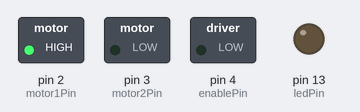
A sketch run on a simulated Arduino Uno, built with avr-gcc and run on an emulated ATmega328P. Parts: switched loads named in the sketch (green lamp = pin HIGH), output pins drawn as LEDs (lit = HIGH).

Above: at 0.1 s.
Timing chart, 0 to 1.6 s (numbered marks = the images above):
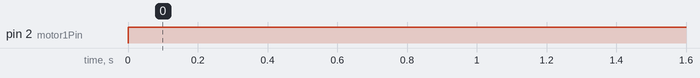

Measured:
- by itself, pin 2 (motor1Pin): LOW → HIGH at 0.00 s

The sketch:

ir_hbridge.ino
```cpp
#include <IRremote.h>
int RECV_PIN = 5;
IRrecv irrecv(RECV_PIN);
decode_results results;
int val;

int motor1Pin = 2;    // H-bridge leg 1 (pin 2, 1A)
int motor2Pin = 3;    // H-bridge leg 2 (pin 7, 2A)
int enablePin = 4;    // H-bridge enable pin
int ledPin = 13;      // LED

  void setup() {
    // set the switch as an input:
      Serial.begin(9600);
  irrecv.enableIRIn();


    // set all the other pins you're using as outputs:
    pinMode(motor1Pin, OUTPUT);
    pinMode(motor2Pin, OUTPUT);
    pinMode(enablePin, OUTPUT);
    pinMode(ledPin, OUTPUT);
  }

  void loop() {
    if (irrecv.decode(&results)) {

   val= results.value;
   Serial.println(val);
    irrecv.resume();
    // if the switch is high, motor will turn on one direction:
    if (val == 22950 ) {
      pinMode(enablePin,HIGH);
    }
    // if the switch is low, motor will turn in the other direction:
    else {
      pinMode(enablePin,LOW);
    }
  }
  if (val == 16830){
    digitalWrite(motor1Pin, LOW);   // set leg 1 of the H-bridge low
      digitalWrite(motor2Pin, HIGH);  // set leg 2 of the H-bridge high
  }
   else {
      digitalWrite(motor1Pin, HIGH);  // set leg 1 of the H-bridge high
      digitalWrite(motor2Pin, LOW);   // set leg 2 of the H-bridge low
    }
  }
```
